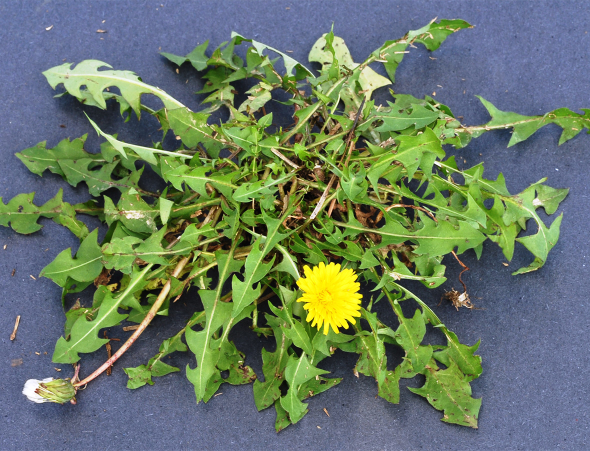
#> input picture dandy/D3.jpg, 1180 x 902 px, found by its file name (shown at 1/2 size); its folder holds only this picture in this run
$ python AIM_2022_2.py
#> lines starting #> are read from the running program, lines starting #| are printed output that depends on the picture; after the words box and inside, x2 and y2 are one past the last pixel; in counts of white or black regions, pixels touching at a corner belong together
#!/usr/bin/env python3

#import modules//

import cv2
import numpy
import os


#to find the green blobs later these are upper and lower
#bounds for the green blob...
lower = (0, 196, 206)
upper = (138, 255, 255)
threshold_area = 200
img_size = 224
kernel = numpy.ones((5,5),numpy.uint8)
kernel2 = numpy.ones((3,5),numpy.uint8)
weed = []


#img = cv2.imread('/home/matt/Downloads/IMG_1119.jpg')
data_path = ('/home/matt/Downloads/dandy')
li = os.listdir(data_path)


scale_percent = 10 # percent of original size
##width = int(img.shape[1] * scale_percent / 100)
##height = int(img.shape[0] * scale_percent / 100)
##dim = (width, height)

# resize image
for img in os.listdir(data_path):
  #  width = int(img.shape[1] * scale_percent / 100)
   # height = int(img.shape[0] * scale_percent / 100)
   # dim = (width, height)
    img = cv2.imread(os.path.join(data_path, img))
#> img is the input picture: shape (902, 1180, 3); mean B, G, R 100.7, 121.4, 104.2
    img = cv2.resize(img,(img_size,img_size))
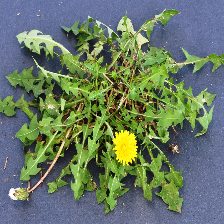
#> img: shape (224, 224, 3); mean B, G, R 100.6, 121.3, 104.2
    mask = cv2.inRange(img, lower, upper)
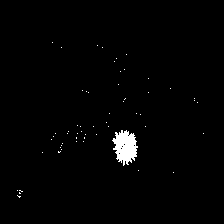
#> mask: shape (224, 224); 1.3% white; 57 white regions (56 under 20 px), largest, box (x1, y1, x2, y2) and area: (112, 130, 138, 166) 600
    mask = cv2.morphologyEx(mask, cv2.MORPH_CLOSE, kernel)
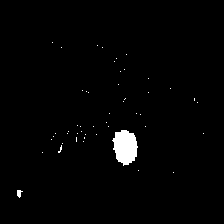
#> mask: shape (224, 224); 1.5% white; 49 white regions (47 under 20 px), largest, box (x1, y1, x2, y2) and area: (112, 130, 138, 166) 670, (17, 190, 23, 198) 30
    mask = cv2.morphologyEx(mask, cv2.MORPH_OPEN, kernel)
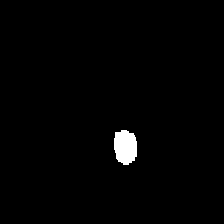
#> mask: shape (224, 224); 1.3% white; 1 white region
    mask = cv2.morphologyEx(mask, cv2.MORPH_OPEN, kernel2)
    number_of_white_pix = numpy.sum(mask == 255)
#> number_of_white_pix = 660
    if number_of_white_pix > 369:
        weed = "dandylion"
        print (weed)
    if number_of_white_pix <= 369:
        weed = "poison ivy"
        print (weed)

    #print (number_of_white_pix)
    #contours, _ = cv2.findContours(mask, cv2.RETR_EXTERNAL, cv2.CHAIN_APPROX_NONE)
    contours, hierarchy = cv2.findContours(mask,cv2.RETR_EXTERNAL,cv2.CHAIN_APPROX_NONE)
#> contours = 1 contour; box (x1, y1, x2, y2) and area: (114, 130, 137, 165) 611
    # [4 lines of commented-out code are left out]
    cv2.imshow("img", img)
    cv2.imshow("mask", mask)
    # [29 lines of commented-out code are left out]
    cv2.waitKey()


# [18 lines of commented-out code are left out]
cv2.destroyAllWindows()

$ run again, on dandy/IMG_1120.jpg
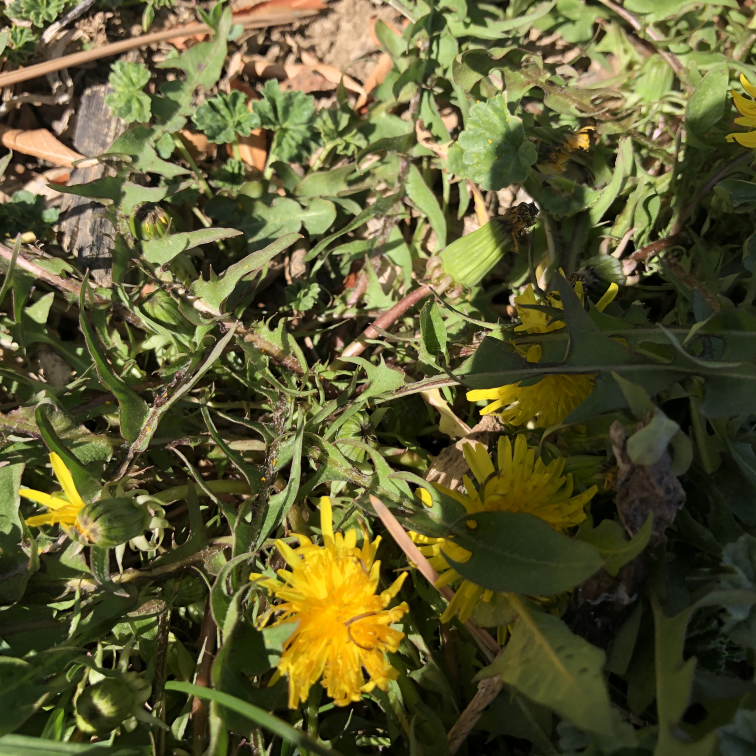
#> input picture dandy/IMG_1120.jpg, 3024 x 3024 px, found by its file name (shown at 1/4 size)
#> img is the input picture: shape (3024, 3024, 3); mean B, G, R 50.1, 90.9, 93.3
#> img: shape (224, 224, 3)
#> `mask = cv2.inRange(img, lower, upper)`:
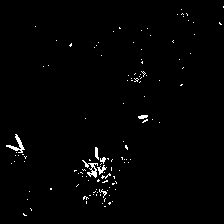
#> mask: shape (224, 224); 1.3% white in thin lines or dots
#> `mask = cv2.morphologyEx(mask, cv2.MORPH_OPEN, kernel)`:
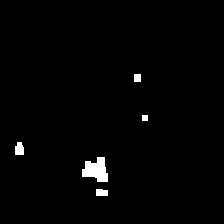
#> mask: shape (224, 224); 1.4% white; 5 white regions
#> number_of_white_pix = 711
#> contours = 5 contours; box (x1, y1, x2, y2) and area: (82, 157, 108, 182) 390, (15, 142, 24, 155) 82, (96, 189, 108, 196) 62, (134, 74, 141, 82) 42, (142, 115, 148, 121) 25

$ run again, on dandy/IMG_1121.jpg
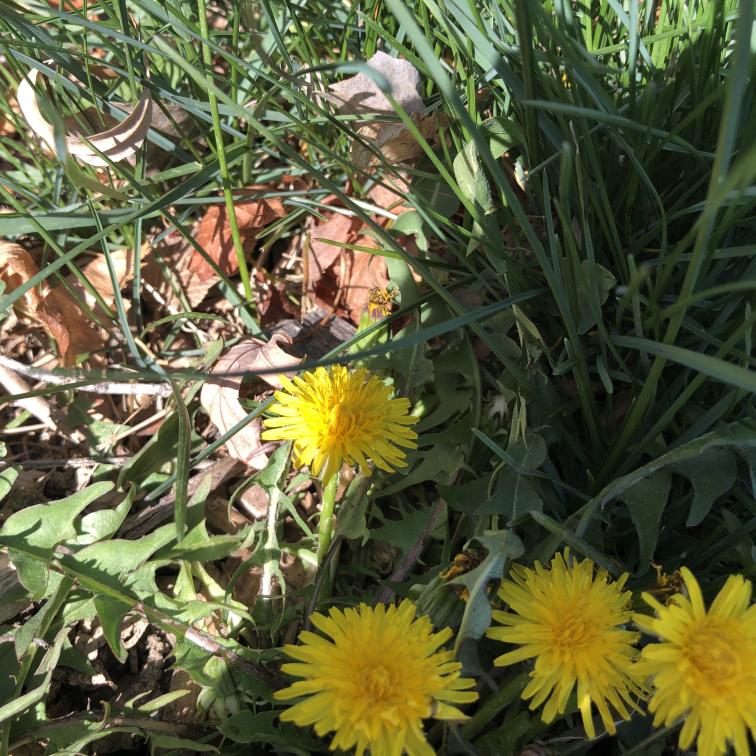
#> input picture dandy/IMG_1121.jpg, 3024 x 3024 px, found by its file name (shown at 1/4 size)
#> img is the input picture: shape (3024, 3024, 3); mean B, G, R 61.2, 96.4, 94.8
#> img: shape (224, 224, 3)
#> `mask = cv2.inRange(img, lower, upper)`:
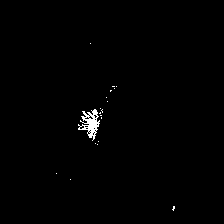
#> mask: shape (224, 224); 0.69% white; 19 white regions (18 under 20 px), largest, box (x1, y1, x2, y2) and area: (78, 109, 100, 141) 309
#> `mask = cv2.morphologyEx(mask, cv2.MORPH_CLOSE, kernel)`:
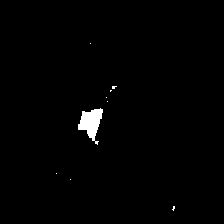
#> mask: shape (224, 224); 1% white; 9 white regions (8 under 20 px), largest, box (x1, y1, x2, y2) and area: (78, 108, 103, 145) 490
#> number_of_white_pix = 462
#> contours = 1 contour; box (x1, y1, x2, y2) and area: (78, 109, 102, 138) 417
